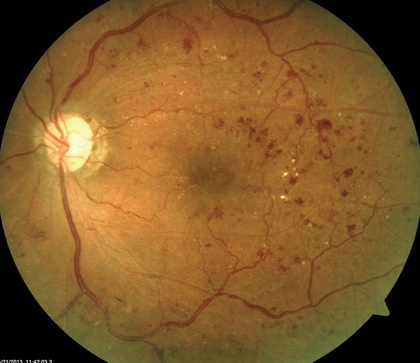
%> input picture Pipeline/Imagenes/DR1.jpg, 420 x 363 px, shrunk from 1002 x 867 before the run
$ octave Prueba_circulos.m   (GNU Octave 9; MATLAB toolbox functions it lacks are replaced by stand-ins)
%> lines starting %> are read from the running program, lines starting %| are printed output that depends on the picture; in (x1, y1, x2, y2) boxes, pixels count from 0 and x2, y2 are one past the last pixel; in counts of white or black regions, pixels touching at a corner belong together; the program's own positions count from 1
### Pipeline/Funciones/cargarimagen.m
function [imRGB,imGray] = cargarimagen(file)
%CARGA DE IMAGEN Lectura de imagen desde un archivo
%   Si se pasa el argumento file, abre el archivo de imagen y devuelve la
%   imagen en RGB y (opcional) en escala de grises.
%   Si no se pasa argumento, brinda una interfaz para elegir el archivo de
%   donde se obtiene la imagen. Mismo output.
%   Parametros:
%   - file (opcional): nombre del archivo o ruta completa del archivo
%   Retornos:
%   - imRGB: imagen leida directamente del archivo (generalmente en RGB)
%   - imGray (opcional): imagen conve rtida a escala de grises
% -------------------------------
    if (nargin == 0) % no se pasa el nombre del archivo por imagen
        [filename, path] = uigetfile ({'*.jpg;*.tif;*.png;*.gif',...
            'All Image Files';'*.*','All Files'},...
            'Seleccione la imagen');
%> the answer given: Imagenes/DR1.jpg
        if(filename == 0)
            fprintf('No se selecciono archivo\n')
            return;
        else
            fprintf('Archivo Seleccionado:\n ')
            disp(filename);
            fprintf('Path:\n ')
            disp(strcat(path,filename));
            imRGB = im2double(imread(strcat(path,filename)));

        end

        % Se da la direccion del archivo a abrir
    else
        [path,name,ext] = fileparts(file);
        fprintf('======= Carga de Imagen ======= \n ');
        fprintf('-- Imagen Seleccionado:\n ')
        disp(strcat(name,ext));
        fprintf('Path:\n ')
        if(size(path) == 0)
            which(strcat(name,ext))
        else
            disp(path);
        end
        imRGB = im2double(imread(file));
    end

    % Argumento de salida opcional
    switch nargout
        case 2
            if( size(imRGB,3) == 3 )
                % Convierte la imagen original RGB en escala de grises
                imGray = im2double(rgb2gray(imRGB));
            else
                % En el caso de que la imagen original este en escala de
                % grises, las dos imagenes quedan iguales
                imGray = imRGB;
            end
    end

end

### Pipeline/Funciones/crearmascaralupa.m
function [BW] = crearmascaralupa(imHSV)
%  crearmask  Threshold RGB image using auto-generated code
%  from colorThresholder app.
%  [BW,MASKEDRGBIMAGE] = createMask(RGB) thresholds image RGB using
%  auto-generated code from the colorThresholder app. The colorspace and
%  range for each channel of the colorspace were set within the app. The
%  segmentation mask is returned in BW, and a composite of the mask and
%  original RGB images is returned in maskedRGBImage.

% Auto-generated by colorThresholder app on 03-Aug-2021
%------------------------------------------------------

% Umbrales de deteccion Tonalidad
channel1Min = 0.079;
channel1Max = 0.075;

% Umbrales de deteccion Saturacion
channel2Min = 0.000;
channel2Max = 0.3;

% Umbrales de deteccion Valor
channel3Min = 0.000;
channel3Max = 0.3;

% Crear mascara segun los valores umbrales
BW = ( (imHSV(:,:,1) >= channel1Min) | (imHSV(:,:,1) <= channel1Max) ) & ...
    (imHSV(:,:,2) >= channel2Min ) & (imHSV(:,:,2) <= channel2Max) & ...
    (imHSV(:,:,3) >= channel3Min ) & (imHSV(:,:,3) <= channel3Max);
BW = ~BW;

end

### Pipeline/Prueba_circulos.m
%% === Carga del archivo
clc; clear all; close all;
addpath('./Funciones');
addpath('./Imagenes');
warning('off');
% Lectura de imagen en valores RGB
[imRGB] = cargarimagen();
imHSV = rgb2hsv(imRGB);
%> imHSV: size 363x420x3 double; mean H, S, V 0.0931, 0.604, 0.498
[M,N,t] = size(imRGB);
%> M = 363; N = 420; t = 3

% Mascara binaria para deteccion de lupa
[imMascBin] = crearmascaralupa(imHSV);
%> in crearmascaralupa, `BW = ( (imHSV(:,:,1) >= channel1Min) | (imHSV(:,:,1) <= channel1Max) )..`:
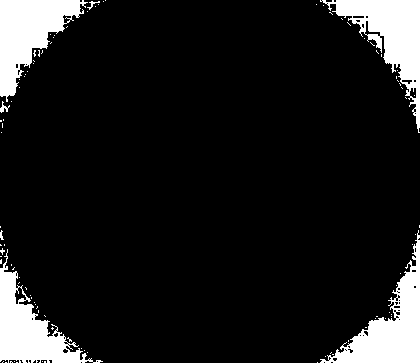
%> BW: size 363x420 logical; 11.3% white; 95 white regions (88 under 20 px), largest, box (x1, y1, x2, y2) and area: (320, 0, 420, 133) 4364, (320, 230, 420, 363) 4325, (0, 0, 88, 102) 4229
imMascBin = double(imMascBin);
figure()
imshow(imRGB); title('Imagen original');
% imdistline;

%% Etapa de deconvolucion
% Funcion de dispersion de puntos modelado mediante una funcion gauussiana
% PSF por siglas en ingles
PSF = fspecial('gaussian',7,7);
iter = 5; % iteraciones del filtrado
% Deconvolucion  Lucy-Richardson
imLuc = deconvlucy(imMascBin,PSF,iter);
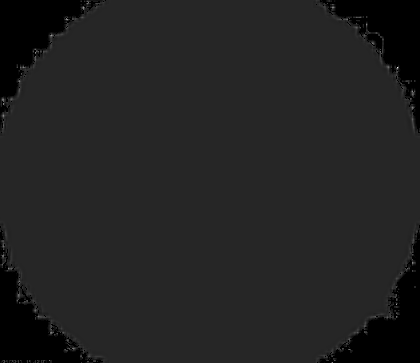
%> imLuc: size 363x420 double; min 0, max 6.62, mean 0.887; drawn with min black and max white

%% === Filtrado y deteccion de la circunferencia
% Filtrado pasaalto para acentuar bordes canny o sobel
umbral = 0.2; % valor original 0.06
imBordes = edge(imLuc,'sobel',umbral);
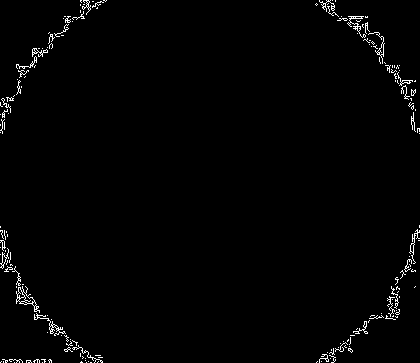
%> imBordes: size 363x420 logical; 1.4% white in thin lines or dots

% Intervalo de radio del circulo a detectar
rangoRadio1 = round(M/3)
%> rangoRadio1 = 121
rangoRadio2 = round(M/2.2)
%> rangoRadio2 = 165
%> (the run ends here)
